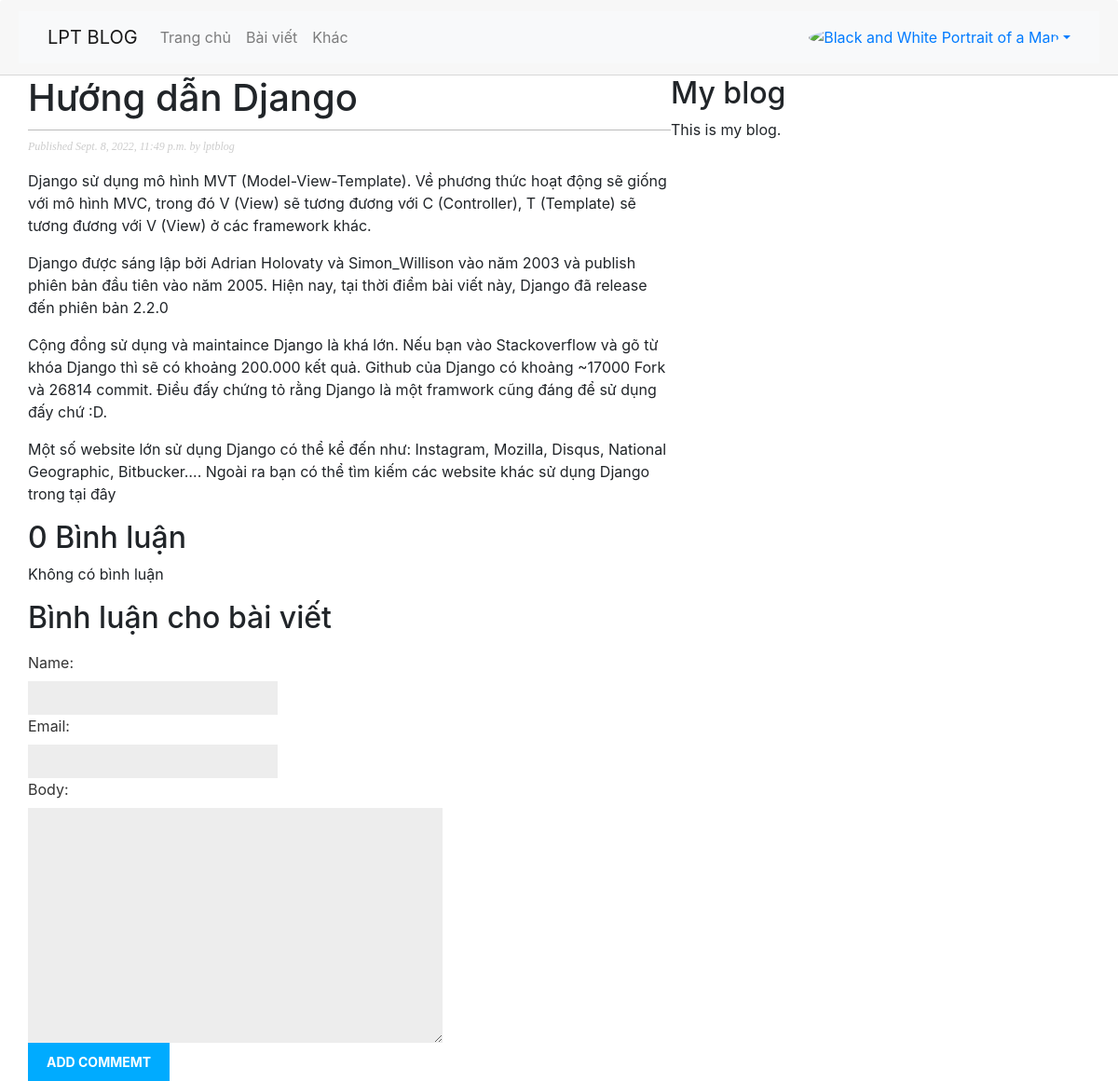
Page /lptblog/2022/9/8/huong-dan-django/ on the committed database.
### lptblog/models.py (models this page shows, shortened)
class Post(models.Model):
    STATUS_CHOICES = ( ('draft','Draft'),('published','Published'), )
    title = models.CharField(max_length=255)
    slug = models.SlugField(max_length=255, unique_for_date='publish', allow_unicode=True)
    author = models.ForeignKey(User, on_delete=models.CASCADE, related_name='blog_posts')
    body = models.TextField()
    publish = models.DateTimeField(default=timezone.now)
    created = models.DateTimeField(auto_now_add=True)
    updated = models.DateTimeField(auto_now=True)
    status = models.CharField(max_length=10, choices=STATUS_CHOICES, default='draft')
    objects = models.Manager()
    published = PublishedManager()
    class Meta:
        ordering = ('-publish',)

### lptblog/views.py (the view)
def post_detail(request, year, month, day, post):
    post = get_object_or_404(
                Post,
                slug=post,
                status='published',
                publish__year = year,
                publish__month = month,
                publish__day = day)
    comments = post.comments.filter(active=True)
    new_comment = None
    if request.method == 'POST':
        comment_form = CommentForm(data=request.POST)
        if comment_form.is_valid():
            new_comment = comment_form.save(commit=False)
            new_comment.post = post
            new_comment.save()
    else:
        comment_form = CommentForm()
    return render(request, 'lptblog/post/detail.html',
                            {'post':post,
                            'comments':comments,
                            'new_comment': new_comment,
                            'comment_form': comment_form})

### lptblog/forms.py
class CommentForm(forms.ModelForm):
    class Meta:
        model = Comment
        fields = ('name','email','body')

### lptblog/templates/lptblog/post/detail.html (shortened to what this page needs)
{% extends 'lptblog/base.html' %}
{% block content %}
    <h1>{{ post.title }}</h1>
    <p class="date">
        Published {{ post.publish }} by {{ post.author }}
    </p>
    {{ post.body|linebreaks }}
    {% with comments.count as total_comments %}
        <h2>
            {{ total_comments }} Bình luận
        </h2>
    {% endwith %}
    {% for comment in comments %}
        <div class="comment">
            <p class="info">
                Bình luận {{ forloop.counter }} bởi {{ comment.name }} {{ comment.created }}
            </p>
            {{ comment.body|linebreaks }}
        </div>
    {% empty %}
        <p>Không có bình luận</p>
    {% endfor %}
    {% if new_comment %}
        <h2>Đã thêm bình luận mới</h2>
    {% else %}
        <h2>Bình luận cho bài viết</h2>
        <form method="POST">
            {{ comment_form.as_p }}
            <p>
                <input type="submit" value="Add Commemt">
            </p>
        </form>
    {% endif %}
{% endblock %}

### lptblog/static/css/blog.css (style rules this page uses)
body { margin:0; padding:0; font-family:helvetica, sans-serif; }
h1 { font-weight:normal; border-bottom:1px solid #bbb; padding:0 0 10px 0; }
h2 { font-weight:normal; margin:30px 0 0; }
p.date { color:#ccc; font-family: georgia, serif; font-size: 12px; font-style: italic; }
label { float:left; clear:both; color:#333; margin-bottom:4px; }
input, textarea { clear:both; float:left; margin:0 0 10px; background:#ededed; border:0; padding:6px 10px; font-size:12px; }
input[type=submit] { font-weight:bold; background:#00abff; color:#fff; padding:10px 20px; font-size:14px; text-transform:uppercase; }

### rows in the picture
Post: title "Hướng dẫn Django", publish "Sept. 8, 2022, 11:49 p.m.", author "lptblog", body "Django sử dụng mô hình MVT (Model-View-Template). Về phương thức hoạt động sẽ giống với mô hình MVC, trong đó V (View) sẽ tương đương với C (Controller), T (Template) sẽ tương đương với V (View) ở các framework khác. Django được sáng lập bởi Adrian Holovaty và Simon_Willison vào năm 2003 và publish phiên bản đầu tiên vào năm 2005. Hiện nay, tại thời điểm bài viết này, Django đã release đến phiên bản 2.2.0 Cộng đồng sử dụng và maintaince Django là khá lớn. Nếu bạn vào Stackoverflow và gõ từ khóa Django thì sẽ có khoảng 200.000 kết quả. Github của Django có khoảng ~17000 Fork và 26814 commit. Điều đấy chứng tỏ rằng Django là một framwork cũng đáng để sử dụng đấy chứ :D. Một số website lớn sử…"

### other values in the picture
{{ total_comments }} "0"
